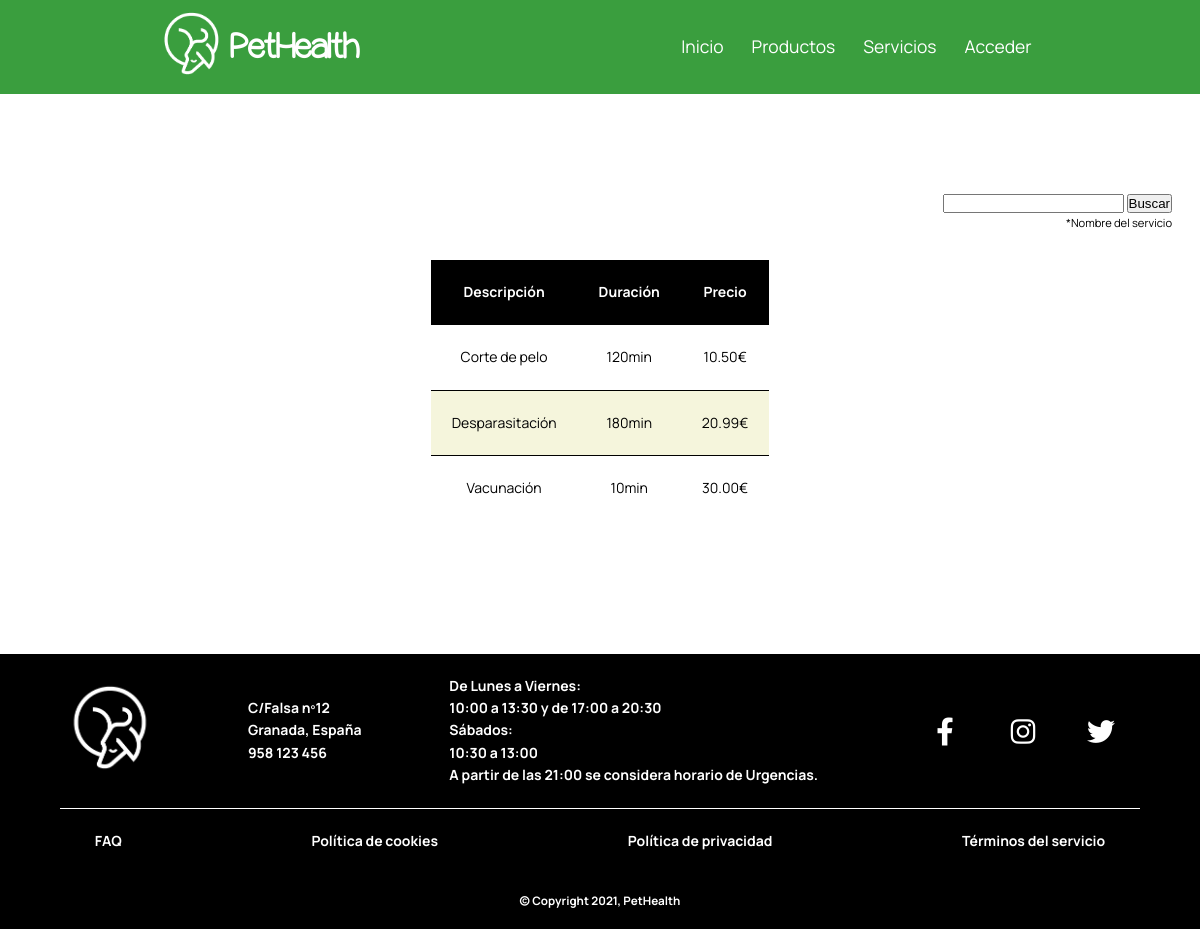
/paginas/servicios/servicios.php, run on the app's committed database.
### tables this page shows
CREATE TABLE `servicio` (
  `id` bigint(20) UNSIGNED NOT NULL,
  `descripcion` varchar(50) NOT NULL,
  `duracion` tinyint(3) UNSIGNED NOT NULL,
  `precio` decimal(5,2) UNSIGNED NOT NULL
);

### paginas/servicios/servicios.php (the view, shortened to what this page needs)
<!DOCTYPE html>
<html lang="es">
<head>
    <link rel="stylesheet" href="https://cdnjs.cloudflare.com/ajax/libs/font-awesome/6.0.0-beta2/css/all.min.css"/>
    <link rel="stylesheet" href="../../css/estilos.css">
</head>
<body>
    <?php
        require_once("../../php/funciones.php");
        $conexion=conectarServidor();
    ?>
    <main>
    <section id="servicios">
        <form class="busqueda" action='#' method='GET'>
            <input type='text' name='busqueda' id='busqueda' maxlength='50'>
            <input type='submit' value='Buscar'>
            <p>*Nombre del servicio</p>
        </form>
    <?php
        if(!isset($_GET['busqueda'])){
            $consulta_servicio="SELECT id,descripcion,duracion,precio FROM servicio ORDER BY precio";
            $resultado=$conexion->query($consulta_servicio);
        }
        $filas_devueltas=$resultado->num_rows;
        if($filas_devueltas===0){
            if(isset($busqueda)){
                echo "<h2>No hay servicios que coincidan con la busqueda</h2>";
            }else{
                echo "<h2>No hay servicios que mostrar</h2>";
            }
        }else{
            echo "<table>";
            echo "<tr><th>Descripción</th><th>Duración</th><th>Precio</th></tr>";
            if(isset($busqueda)){
                while ($resultado->fetch()){
                    echo "<tr>
                            <td>$descripcion</td>
                            <td>$duracion".'min'."</td>
                            <td>$precio".'€'."</td>";
                            if(isset($_SESSION["dni"]) && $_SESSION["dni"]==="000000000"){
                                echo "<td>
                                <form action='modificar_servicio.php' method='POST'>
                                    <input type='hidden' name='id' value='$id'>
                                    <input class='modificar' type='submit' name='modificar' value='Modificar'>
                                </form>
                            </td>";
                            }
                        echo "</tr>";
                }
                $resultado->close();
            }else{
                while($fila_servicio=$resultado->fetch_array(MYSQLI_ASSOC)){
                    echo "<tr>
                            <td>$fila_servicio[descripcion]</td>
                            <td>$fila_servicio[duracion]".'min'."</td>
                            <td>$fila_servicio[precio]".'€'."</td>";
                        echo "</tr>";
                }
            }
            echo "</table>";
        }
    ?>
    </section>
    </main>
</body>
</html>

### css/estilos.css (style rules this page uses)
:root { --principal: #3a9e3e; --oscuro: #296f2d; --claro: #d7ffd9; --muy-claro: #efffef; }
*, *::before, *::after { margin: 0; padding: 0; box-sizing: border-box; }
html,body { font-size: 14px; font-family: 'Manrope', sans-serif; line-height: 1.6; }
section:not(#banner) { max-width:1400px; margin: 0 auto; padding: 5em 2em; background-color: white; }
main { background-color: var(--muy-claro); min-height: 70vh; }
table { border-collapse: collapse; margin: 0 auto; margin-top: 2em; }
tr:nth-child(odd) { background-color: beige; }
tr:first-child { background-color: black; }
th { color: white; }
td, th { max-width: 150px; min-width: 150px; height: 150px; padding: 1.5em; text-align:center; }
td { border-top: solid 1px black; }
#servicios { min-height: 70vh; }
#servicios th, #servicios td { min-width: min-content; height: auto; }
.busqueda { text-align: right; margin-top: 2em; }
.busqueda p { font-size: .8em; }

### data on the page
servicio: descripcion "Corte de pelo", duracion "120", precio "10.50"
servicio: descripcion "Desparasitación", duracion "180", precio "20.99"
servicio: descripcion "Vacunación", duracion "10", precio "30.00"
